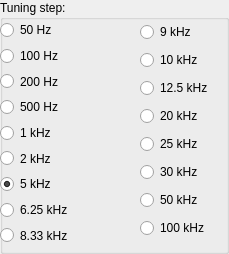
               <widget class="QGroupBox" name="groupBox">
                <property name="sizePolicy">
                 <sizepolicy hsizetype="Preferred" vsizetype="Preferred">
                  <horstretch>0</horstretch>
                  <verstretch>0</verstretch>
                 </sizepolicy>
                </property>
                <property name="minimumSize">
                 <size>
                  <width>170</width>
                  <height>0</height>
                 </size>
                </property>
                <property name="maximumSize">
                 <size>
                  <width>16777215</width>
                  <height>16777215</height>
                 </size>
                </property>
                <property name="title">
                 <string>Tuning step:</string>
                </property>
                <widget class="QWidget" name="horizontalLayoutWidget_2">
                 <property name="geometry">
                  <rect>
                   <x>0</x>
                   <y>20</y>
                   <width>220</width>
                   <height>225</height>
                  </rect>
                 </property>
                 <layout class="QHBoxLayout" name="horizontalLayout_5">
                  <item>
                   <layout class="QVBoxLayout" name="verticalLayout">
                    <item>
                     <widget class="QRadioButton" name="CmdFiftyHz">
                      <property name="text">
                       <string>50 Hz</string>
                      </property>
                     </widget>
                    </item>
                    <item>
                     <widget class="QRadioButton" name="CmdHundredHz">
                      <property name="text">
                       <string>100 Hz</string>
                      </property>
                     </widget>
                    </item>
                    <item>
                     <widget class="QRadioButton" name="CmdTwoHundredHz">
                      <property name="text">
                       <string>200 Hz</string>
                      </property>
                     </widget>
                    </item>
                    <item>
                     <widget class="QRadioButton" name="CmdFiveHundredHz">
                      <property name="text">
                       <string>500 Hz</string>
                      </property>
                     </widget>
                    </item>
                    <item>
                     <widget class="QRadioButton" name="CmdOneKHz">
                      <property name="text">
                       <string>1 kHz</string>
                      </property>
                     </widget>
                    </item>
                    <item>
                     <widget class="QRadioButton" name="CmdTwoKHz">
                      <property name="text">
                       <string>2 kHz</string>
                      </property>
                     </widget>
                    </item>
                    <item>
                     <widget class="QRadioButton" name="CmdFiveKHz">
                      <property name="sizePolicy">
                       <sizepolicy hsizetype="Minimum" vsizetype="Fixed">
                        <horstretch>0</horstretch>
                        <verstretch>0</verstretch>
                       </sizepolicy>
                      </property>
                      <property name="maximumSize">
                       <size>
                        <width>80</width>
                        <height>16777215</height>
                       </size>
                      </property>
                      <property name="text">
                       <string>5 kHz</string>
                      </property>
                      <property name="checked">
                       <bool>true</bool>
                      </property>
                     </widget>
                    </item>
                    <item>
                     <widget class="QRadioButton" name="CmdSixAndOneQuartKHz">
                      <property name="text">
                       <string>6.25 kHz</string>
                      </property>
                     </widget>
                    </item>
                    <item>
                     <widget class="QRadioButton" name="CmdEightPointThirtyThreeKHz">
                      <property name="text">
                       <string>8.33 kHz</string>
                      </property>
                     </widget>
                    </item>
                   </layout>
                  </item>
                  <item>
                   <layout class="QVBoxLayout" name="verticalLayout_3">
                    <item>
                     <widget class="QRadioButton" name="CmdNineKHz">
                      <property name="text">
                       <string>9 kHz</string>
                      </property>
                     </widget>
                    </item>
                    <item>
                     <widget class="QRadioButton" name="CmdTenKHz">
                      <property name="sizePolicy">
                       <sizepolicy hsizetype="Minimum" vsizetype="Fixed">
                        <horstretch>0</horstretch>
                        <verstretch>0</verstretch>
                       </sizepolicy>
                      </property>
                      <property name="maximumSize">
                       <size>
                        <width>80</width>
                        <height>16777215</height>
                       </size>
                      </property>
                      <property name="text">
                       <string>10 kHz</string>
                      </property>
                     </widget>
                    </item>
                    <item>
                     <widget class="QRadioButton" name="CmdTwelvePointFiveKHz">
                      <property name="text">
                       <string>12.5 kHz</string>
                      </property>
                     </widget>
                    </item>
                    <item>
                     <widget class="QRadioButton" name="CmdTwentyKHz">
                      <property name="sizePolicy">
                       <sizepolicy hsizetype="Minimum" vsizetype="Fixed">
                        <horstretch>0</horstretch>
                        <verstretch>0</verstretch>
                       </sizepolicy>
                      </property>
                      <property name="maximumSize">
                       <size>
                        <width>80</width>
                        <height>16777215</height>
                       </size>
                      </property>
                      <property name="text">
                       <string>20 kHz</string>
                      </property>
                     </widget>
                    </item>
                    <item>
                     <widget class="QRadioButton" name="CmdTwentyFiveKHz">
                      <property name="sizePolicy">
                       <sizepolicy hsizetype="Minimum" vsizetype="Fixed">
                        <horstretch>0</horstretch>
                        <verstretch>0</verstretch>
                       </sizepolicy>
                      </property>
                      <property name="maximumSize">
                       <size>
                        <width>80</width>
                        <height>16777215</height>
                       </size>
                      </property>
                      <property name="text">
                       <string>25 kHz</string>
                      </property>
                     </widget>
                    </item>
                    <item>
                     <widget class="QRadioButton" name="CmdThirtyKHz">
                      <property name="sizePolicy">
                       <sizepolicy hsizetype="Minimum" vsizetype="Fixed">
                        <horstretch>0</horstretch>
                        <verstretch>0</verstretch>
                       </sizepolicy>
                      </property>
                      <property name="maximumSize">
                       <size>
                        <width>80</width>
                        <height>16777215</height>
                       </size>
                      </property>
                      <property name="text">
                       <string>30 kHz</string>
                      </property>
                     </widget>
                    </item>
                    <item>
                     <widget class="QRadioButton" name="CmdFiftyKHz">
                      <property name="sizePolicy">
                       <sizepolicy hsizetype="Minimum" vsizetype="Fixed">
                        <horstretch>0</horstretch>
                        <verstretch>0</verstretch>
                       </sizepolicy>
                      </property>
                      <property name="maximumSize">
                       <size>
                        <width>80</width>
                        <height>16777215</height>
                       </size>
                      </property>
                      <property name="text">
                       <string>50 kHz</string>
                      </property>
                     </widget>
                    </item>
                    <item>
                     <widget class="QRadioButton" name="CmdHundredKHz">
                      <property name="sizePolicy">
                       <sizepolicy hsizetype="Minimum" vsizetype="Fixed">
                        <horstretch>0</horstretch>
                        <verstretch>0</verstretch>
                       </sizepolicy>
                      </property>
                      <property name="maximumSize">
                       <size>
                        <width>80</width>
                        <height>16777215</height>
                       </size>
                      </property>
                      <property name="text">
                       <string>100 kHz</string>
                      </property>
                     </widget>
                    </item>
                   </layout>
                  </item>
                 </layout>
                </widget>
               </widget>
